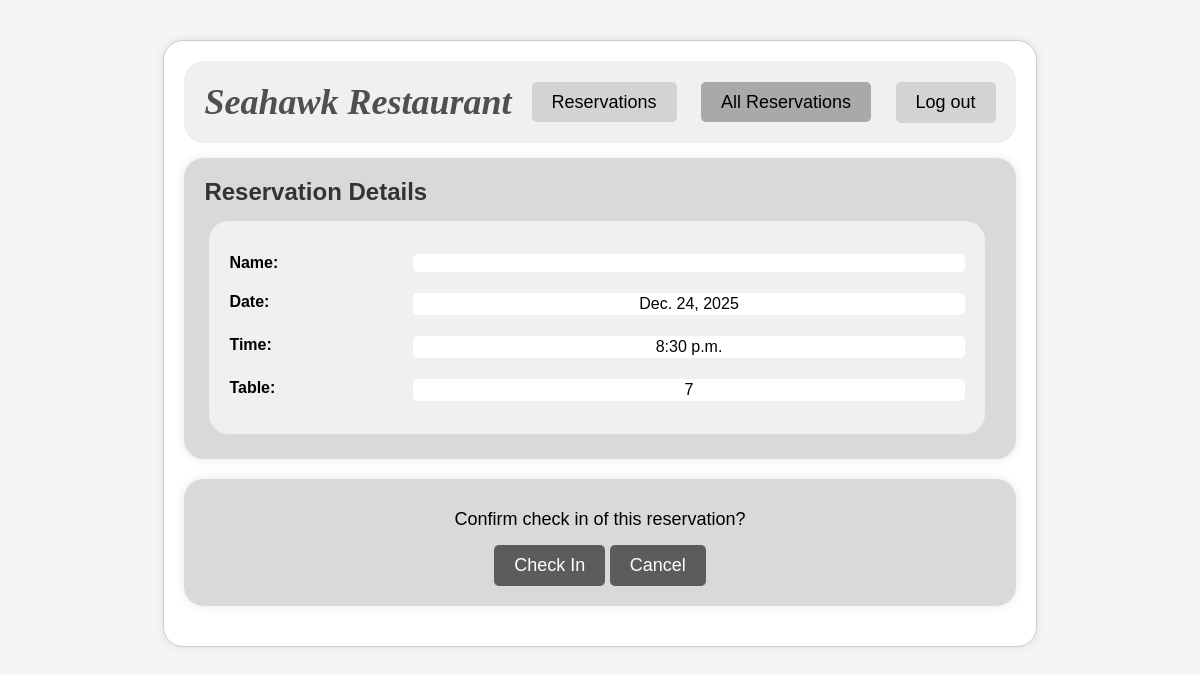
/viewall/checkin/13/ (signed in), run on the app's committed database.
### pages/models.py (models this page shows, shortened)
class Reservation(models.Model):
    tablenum = models.IntegerField(default=1)
    date = models.DateField(default=datetime.date.today)
    time = models.TimeField(default=datetime.time(19, 0))
    reservedBy = models.ForeignKey(User, null=True, blank=True, on_delete=models.SET_NULL)
    checked_in = models.BooleanField(default=False)  # Check-in feature added
    class Meta:
        unique_together = ('tablenum', 'date', 'time')

### pages/views.py (the view)
# urls.py: path('viewall/checkin/<int:reservation_id>/', views.checkin_reservation, name='checkin_reservation'),
def checkin_reservation(request, reservation_id):
    if not request.session.has_key('username'):
        messages.error(request, 'User not authorised!')
        return redirect('home')
    if not User.objects.get(username=request.session.get('username')).is_staff and reservation.reservedBy.username != request.session.get('username'):
        messages.error(request, 'User not authorised!')
        return redirect('home')
    try:
        reservation = Reservation.objects.get(id=reservation_id)
    except Reservation.DoesNotExist:
        messages.error(request, "Reservation does not exist.")
        return redirect('viewall_reservations')
    if reservation.date != datetime.now().date():
        messages.error(request, "Check in cannot be done before reservation date.")
        return redirect('viewall_reservations')
    if request.method == 'POST':
        reservation.checked_in = True
        reservation.save()
        messages.success(request, f"Reservation for Table {reservation.tablenum} has been checked in.")
        return redirect('viewall_reservations')
    return render(request, 'pages/ReservationComponent/CheckinReservation.html', {
        'reservation': reservation
    })

### pages/templates/pages/ReservationComponent/CheckinReservation.html (shortened to what this page needs)
{% load static %}
<!DOCTYPE html>
<html lang="en">
<head>
    <link rel="stylesheet" href="{% static 'css/styles.css'%}">
    <link rel="stylesheet" href="{% static 'css/CheckinReservationPage.css'%}">
</head>
<body>
    <main class="main">
        <div class="container">
            <header>
                <h1>Seahawk Restaurant</h1>
                <nav>
                <a href="{% url 'reservation_page' %}">Reservations</a>
                <a href="{% url 'viewall_reservations' %}" id="currentpage">All Reservations</a>
                <form action="{% url 'logout' %}" method="POST" style="display:inline;">
                    <button type="submit">Log out</button>
                </form>
                </nav>
            </header>
            <div class="reservation-details">
                <h3>Reservation Details</h3>
                <div class="reservation">
                    <div class="result-item">
                        <p class="result-item-field">Name:</p>
                        <p class="result-item-content">{{ reservation.reservedBy.first_name }} {{ reservation.reservedBy.last_name }}</p>
                    </div>
                    <div class="result-item">
                        <p class="result-item-field">Date:</p>
                        <p class="result-item-content">{{ reservation.date }}</p>
                    </div>
                    <div class="result-item">
                        <p class="result-item-field">Time:</p>
                        <p class="result-item-content">{{ reservation.time }}</p>
                    </div>
                    <div class="result-item">
                        <p class="result-item-field">Table:</p>
                        <p class="result-item-content">{{ reservation.tablenum }}</p>
                    </div>
                </div>
            </div>
            <div class="confirmation-box">
                <p>Confirm check in of this reservation?</p>
                <form action="{% url 'checkin_reservation' reservation_id=reservation.id %}" method="POST">
                    <button type="submit" name="confirm" value="yes">Check In</button>
                    <a href="{% url 'viewall_reservations' %}">
                        <button type="button" name="cancel">Cancel</button>
                    </a>
                </form>
            </div>
        </div>
    </main>
</body>
</html>

### pages/static/css/styles.css (style rules this page uses)
* { margin: 0; padding: 0; box-sizing: border-box; border-radius: 20px; }
body { font-family: Arial, sans-serif; background-color: #f5f5f5; background-image: url('../../../static/images/meal-platters.png'); background-attachment: fixed; background-size: cover; background-repeat: no-repeat; background-position: center; min-height: 100vh; }
.container { max-width: 1200px; margin: 0 auto; padding: 20px; background-color: #ffffff; border: 1px solid #ccc; box-shadow: 0 0 10px rgba(0, 0, 0, 0.1); border-radius: 20px; }
header { display: flex; justify-content: space-between; align-items: center; padding: 20px; background-color: #f0f0f0; }
header h1 { font-family: 'Times New Roman', serif; font-size: 36px; font-style: italic; color: #4f4f4f; text-decoration: none; }
header a { all: unset; cursor: pointer; }
nav a { all: unset; margin-left: 20px; padding: 10px 20px; background-color: #d3d3d3; color: #000; text-decoration: none; border-radius: 5px; font-size: 18px; cursor: pointer; }
nav button { all: unset; margin-left: 20px; padding: 10px 20px; background-color: #d3d3d3; color: #000; text-decoration: none; border-radius: 5px; font-size: 18px; cursor: pointer; }
nav form { all: unset; }
nav #currentpage { background-color: #a9a9a9; }
main { display: flex; justify-content: space-between; align-items: center; margin-top: 40px; }

### pages/static/css/CheckinReservationPage.css (style rules this page uses)
.reservation-details { background: #D9D9D9; padding: 20px; border-radius: 20px; box-shadow: 0 0 10px rgba(0, 0, 0, 0.1); margin: 15px auto; text-align: left; width: 100%; max-width: 1200px; }
.reservation-details h3 { margin-bottom: 15px; font-size: 24px; color: #333; }
.reservation { width: 98%; margin: 5px; padding: 20px; border-radius: 20px; background-color:#f0f0f0; border-color: #b1b1b1; }
.result-item { display: flex; flex-direction: row; justify-content: space-between; padding: 8px 0; margin: 5px 0; background-color: #f0f0f0; border-radius: 10px; }
.result-item-field { font-weight: bold; width: 20%; }
.result-item-content { width: 75%; background-color: #ffffff; padding: 2px 10px; border-radius: 5px; text-align: center; }
.confirmation-box { background: #D9D9D9; padding: 20px; border-radius: 20px; box-shadow: 0 0 10px rgba(0, 0, 0, 0.1); margin: 20px auto; text-align: center; width: 100%; max-width: 1200px; }
.confirmation-box button { padding: 10px 20px; background-color: #5C5C5C; color: #fff; border: none; border-radius: 5px; cursor: pointer; font-size: 18px; }
.confirmation-box a button { background-color: #5c5c5c; }
.confirmation-box p { margin: 10px 10px 15px 10px; font-size: large; }

### data on the page
Reservation: date "Dec. 24, 2025", time "8:30 p.m.", tablenum "7"
